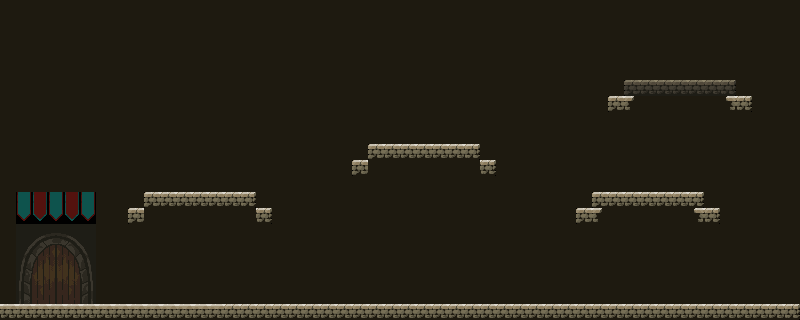

A level layout from a 2D game, rendered from its tile map. Below: a short description, then the map file with its tile-grid data intact:
An orthogonal 50x20 tile map with 16x16 px tiles, 1 tile layer (Tile Layer 1) and 19 objects (13x Wall, 3x Enemy, 2x Bird, Player).

<map version="1.2" tiledversion="1.2.5" orientation="orthogonal" renderorder="right-down" width="50" height="20" tilewidth="16" tileheight="16" infinite="0" nextlayerid="4" nextobjectid="22">
 <tileset firstgid="1" source="tileset.tsx" />
 <layer id="1" name="Tile Layer 1" width="50" height="20">
  <data encoding="csv">
51,51,51,51,51,51,51,51,51,51,51,51,51,51,51,51,51,51,51,51,51,51,51,51,51,51,51,51,51,51,51,51,51,51,51,51,51,51,51,51,51,51,51,51,51,51,51,51,51,51,
51,51,51,51,51,51,51,51,51,51,51,51,51,51,51,51,51,51,51,51,51,51,51,51,51,51,51,51,51,51,51,51,51,51,51,51,51,51,51,51,51,51,51,51,51,51,51,51,51,51,
51,51,51,51,51,51,51,51,51,51,51,51,51,51,51,51,51,51,51,51,51,51,51,51,51,51,51,51,51,51,51,51,51,51,51,51,51,51,51,51,51,51,51,51,51,51,51,51,51,51,
51,51,51,51,51,51,51,51,51,51,51,51,51,51,51,51,51,51,51,51,51,51,51,51,51,51,51,51,51,51,51,51,51,51,51,51,51,51,51,51,51,51,51,51,51,51,51,51,51,51,
51,51,51,51,51,51,51,51,51,51,51,51,51,51,51,51,51,51,51,51,51,51,51,51,51,51,51,51,51,51,51,51,51,51,51,51,51,51,51,51,51,51,51,51,51,51,51,51,51,51,
51,51,51,51,51,51,51,51,51,51,51,51,51,51,51,51,51,51,51,51,51,51,51,51,51,51,51,51,51,51,51,51,51,51,51,51,51,51,51,8,9,9,9,9,9,10,51,51,51,51,
51,51,51,51,51,51,51,51,51,51,51,51,51,51,51,51,51,51,51,51,51,51,51,51,51,51,51,51,51,51,51,51,51,51,51,51,51,51,25,26,51,51,51,51,51,28,29,51,51,51,
51,51,51,51,51,51,51,51,51,51,51,51,51,51,51,51,51,51,51,51,51,51,51,51,51,51,51,51,51,51,51,51,51,51,51,51,51,51,51,51,51,51,51,51,51,51,51,51,51,51,
51,51,51,51,51,51,51,51,51,51,51,51,51,51,51,51,51,51,51,51,51,51,51,51,51,51,51,51,51,51,51,51,51,51,51,51,51,51,51,51,51,51,51,51,51,51,51,51,51,51,
51,51,51,51,51,51,51,51,51,51,51,51,51,51,51,51,51,51,51,51,51,51,51,2,3,3,3,3,3,4,51,51,51,51,51,51,51,51,51,51,51,51,51,51,51,51,51,51,51,51,
51,51,51,51,51,51,51,51,51,51,51,51,51,51,51,51,51,51,51,51,51,51,25,51,51,51,51,51,51,51,29,51,51,51,51,51,51,51,51,51,51,51,51,51,51,51,51,51,51,51,
51,51,51,51,51,51,51,51,51,51,51,51,51,51,51,51,51,51,51,51,51,51,51,51,51,51,51,51,51,51,51,51,51,51,51,51,51,51,51,51,51,51,51,51,51,51,51,51,51,51,
51,145,146,145,146,145,51,51,51,2,3,3,3,3,3,4,51,51,51,51,51,51,51,51,51,51,51,51,51,51,51,51,51,51,51,51,51,2,3,3,3,3,3,4,51,51,51,51,51,51,
51,169,170,169,170,169,51,51,25,51,51,51,51,51,51,51,29,51,51,51,51,51,51,51,51,51,51,51,51,51,51,51,51,51,51,51,25,26,51,51,51,51,51,28,29,51,51,51,51,51,
51,109,110,111,112,113,51,51,51,51,51,51,51,51,51,51,51,51,51,51,51,51,51,51,51,51,51,51,51,51,51,51,51,51,51,51,51,51,51,51,51,51,51,51,51,51,51,51,51,51,
51,133,134,135,136,137,51,51,51,51,51,51,51,51,51,51,51,51,51,51,51,51,51,51,51,51,51,51,51,51,51,51,51,51,51,51,51,51,51,51,51,51,51,51,51,51,51,51,51,51,
51,157,158,159,160,161,51,51,51,51,51,51,51,51,51,51,51,51,51,51,51,51,51,51,51,51,51,51,51,51,51,51,51,51,51,51,51,51,51,51,51,51,51,51,51,51,51,51,51,51,
51,181,182,183,184,185,51,51,51,51,51,51,51,51,51,51,51,51,51,51,51,51,51,51,51,51,51,51,51,51,51,51,51,51,51,51,51,51,51,51,51,51,51,51,51,51,51,51,51,51,
51,205,206,207,208,209,51,51,51,51,51,51,51,51,51,51,51,51,51,51,51,51,51,51,51,51,51,51,51,51,51,51,51,51,51,51,51,51,51,51,51,51,51,51,51,51,51,51,51,51,
15,15,15,15,15,15,15,15,15,15,15,15,15,15,3,3,3,3,3,3,3,3,3,3,3,3,3,3,3,3,3,3,3,3,3,3,3,3,3,3,3,3,3,3,3,3,3,3,3,4
</data>
 </layer>
 <objectgroup id="2" name="Walls">
  <object id="1" name="Wall" x="0" y="304" width="800" height="16" />
  <object id="3" name="Wall" x="140" y="192" width="120" height="16" />
  <object id="4" name="Wall" x="124" y="208" width="28" height="16" />
  <object id="5" name="Wall" x="248" y="208" width="28" height="16" />
  <object id="7" name="Wall" x="364" y="144" width="120" height="16" />
  <object id="8" name="Wall" x="348" y="160" width="28" height="16" />
  <object id="9" name="Wall" x="472" y="160" width="28" height="16" />
  <object id="10" name="Wall" x="592" y="192" width="112" height="16" />
  <object id="11" name="Wall" x="572" y="208" width="28" height="16">
   <properties>
    <property name="pace" value="3" />
   </properties>
  </object>
  <object id="12" name="Wall" x="696" y="208" width="28" height="16" />
  <object id="13" name="Wall" x="624" y="80" width="112" height="16" />
  <object id="14" name="Wall" x="604" y="96" width="28" height="16" />
  <object id="15" name="Wall" x="732" y="96" width="24" height="16" />
 </objectgroup>
 <objectgroup id="3" name="Spawns">
  <object id="6" name="Player" x="48" y="272" width="16" height="32">
   <properties>
    <property name="speed" type="int" value="5" />
   </properties>
  </object>
  <object id="16" name="Enemy" x="416" y="272" width="16" height="32">
   <properties>
    <property name="max_pace" type="int" value="10" />
    <property name="speed" type="int" value="9" />
   </properties>
  </object>
  <object id="17" name="Enemy" x="596" y="272" width="16" height="32" />
  <object id="18" name="Enemy" x="416" y="112" width="16" height="32">
   <properties>
    <property name="max_pace" type="int" value="2" />
   </properties>
  </object>
  <object id="20" name="Bird" x="320" y="208" width="32" height="16" />
  <object id="21" name="Bird" x="288" y="136" width="32" height="16" />
 </objectgroup>
</map>
